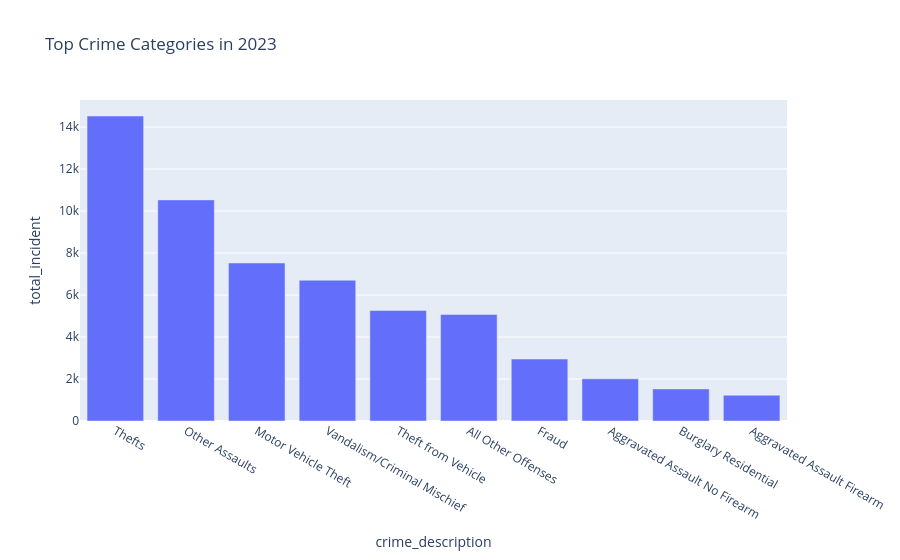

The cell this chart's notebook holds for it:
### Code cell
fig = px.bar(
    slice_2023.head(10),
    x="crime_description",
    y="total_incident",
    title="Top Crime Categories in 2023"
)

fig.show()

### Figure 1 — Plotly figure (JSON) as saved in the notebook; plotly's stock layout.template omitted (floating-point values rounded to 4 significant figures)
{"data": [{"hovertemplate": "crime_description=%{x}<br>total_incident=%{y}<extra></extra>", "legendgroup": "", "marker": {"color": "#636efa", "pattern": {"shape": ""}}, "name": "", "orientation": "v", "showlegend": false, "textposition": "auto", "type": "bar", "x": ["Thefts", "Other Assaults", "Motor Vehicle Theft", "Vandalism/Criminal Mischief", "Theft from Vehicle", "All Other Offenses", "Fraud", "Aggravated Assault No Firearm", "Burglary Residential", "Aggravated Assault Firearm"], "xaxis": "x", "y": [14524, 10531, 7527, 6705, 5267, 5077, 2951, 2009, 1528, 1227], "yaxis": "y"}], "layout": {"barmode": "relative", "legend": {"tracegroupgap": 0}, "title": {"text": "Top Crime Categories in 2023"}, "xaxis": {"anchor": "y", "domain": [0, 1], "title": {"text": "crime_description"}}, "yaxis": {"anchor": "x", "domain": [0, 1], "title": {"text": "total_incident"}}}}
